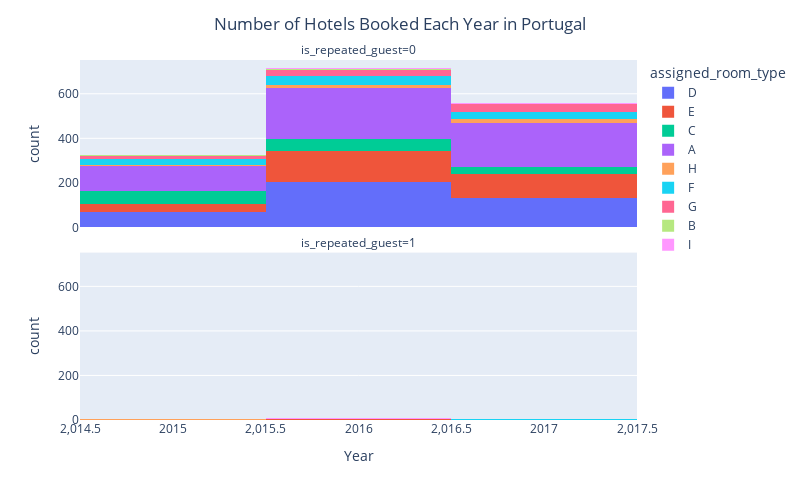

This figure's notebook cell:
### Code cell
fig = px.histogram(DF_analysis_masked,
                  x='arrival_date_year',
                  color='assigned_room_type',
                  facet_col='is_repeated_guest',
                  facet_col_wrap=1)

fig.update_layout(title='Number of Hotels Booked Each Year in Portugal',
                  title_x=0.5,
                  xaxis_title="Year",
                  autosize=False,
                  width=800,
                  height=500)
fig.show()

### Figure 1 — Plotly figure (JSON) as saved in the notebook; plotly's stock layout.template omitted (floating-point values rounded to 4 significant figures; data arrays with more than 128 entries replaced by an {"elided": "..."} marker saying what was removed)
{"data": [{"alignmentgroup": "True", "bingroup": "x", "hovertemplate": "assigned_room_type=D<br>is_repeated_guest=0<br>arrival_date_year=%{x}<br>count=%{y}<extra></extra>", "legendgroup": "D", "marker": {"color": "#636efa", "pattern": {"shape": ""}}, "name": "D", "offsetgroup": "D", "orientation": "v", "showlegend": true, "type": "histogram", "x": {"elided": "409 int values"}, "xaxis": "x2", "yaxis": "y2"}, {"alignmentgroup": "True", "bingroup": "x", "hovertemplate": "assigned_room_type=D<br>is_repeated_guest=1<br>arrival_date_year=%{x}<br>count=%{y}<extra></extra>", "legendgroup": "D", "marker": {"color": "#636efa", "pattern": {"shape": ""}}, "name": "D", "offsetgroup": "D", "orientation": "v", "showlegend": false, "type": "histogram", "x": [2016, 2016], "xaxis": "x", "yaxis": "y"}, {"alignmentgroup": "True", "bingroup": "x", "hovertemplate": "assigned_room_type=E<br>is_repeated_guest=0<br>arrival_date_year=%{x}<br>count=%{y}<extra></extra>", "legendgroup": "E", "marker": {"color": "#EF553B", "pattern": {"shape": ""}}, "name": "E", "offsetgroup": "E", "orientation": "v", "showlegend": true, "type": "histogram", "x": {"elided": "279 int values"}, "xaxis": "x2", "yaxis": "y2"}, {"alignmentgroup": "True", "bingroup": "x", "hovertemplate": "assigned_room_type=E<br>is_repeated_guest=1<br>arrival_date_year=%{x}<br>count=%{y}<extra></extra>", "legendgroup": "E", "marker": {"color": "#EF553B", "pattern": {"shape": ""}}, "name": "E", "offsetgroup": "E", "orientation": "v", "showlegend": false, "type": "histogram", "x": [2016, 2016, 2017], "xaxis": "x", "yaxis": "y"}, {"alignmentgroup": "True", "bingroup": "x", "hovertemplate": "assigned_room_type=C<br>is_repeated_guest=0<br>arrival_date_year=%{x}<br>count=%{y}<extra></extra>", "legendgroup": "C", "marker": {"color": "#00cc96", "pattern": {"shape": ""}}, "name": "C", "offsetgroup": "C", "orientation": "v", "showlegend": true, "type": "histogram", "x": {"elided": "145 int values"}, "xaxis": "x2", "yaxis": "y2"}, {"alignmentgroup": "True", "bingroup": "x", "hovertemplate": "assigned_room_type=C<br>is_repeated_guest=1<br>arrival_date_year=%{x}<br>count=%{y}<extra></extra>", "legendgroup": "C", "marker": {"color": "#00cc96", "pattern": {"shape": ""}}, "name": "C", "offsetgroup": "C", "orientation": "v", "showlegend": false, "type": "histogram", "x": [2015], "xaxis": "x", "yaxis": "y"}, {"alignmentgroup": "True", "bingroup": "x", "hovertemplate": "assigned_room_type=A<br>is_repeated_guest=0<br>arrival_date_year=%{x}<br>count=%{y}<extra></extra>", "legendgroup": "A", "marker": {"color": "#ab63fa", "pattern": {"shape": ""}}, "name": "A", "offsetgroup": "A", "orientation": "v", "showlegend": true, "type": "histogram", "x": {"elided": "537 int values"}, "xaxis": "x2", "yaxis": "y2"}, {"alignmentgroup": "True", "bingroup": "x", "hovertemplate": "assigned_room_type=A<br>is_repeated_guest=1<br>arrival_date_year=%{x}<br>count=%{y}<extra></extra>", "legendgroup": "A", "marker": {"color": "#ab63fa", "pattern": {"shape": ""}}, "name": "A", "offsetgroup": "A", "orientation": "v", "showlegend": false, "type": "histogram", "x": [2015, 2016, 2017], "xaxis": "x", "yaxis": "y"}, {"alignmentgroup": "True", "bingroup": "x", "hovertemplate": "assigned_room_type=H<br>is_repeated_guest=0<br>arrival_date_year=%{x}<br>count=%{y}<extra></extra>", "legendgroup": "H", "marker": {"color": "#FFA15A", "pattern": {"shape": ""}}, "name": "H", "offsetgroup": "H", "orientation": "v", "showlegend": true, "type": "histogram", "x": [2015, 2015, 2015, 2015, 2015, 2015, 2016, 2016, 2016, 2016, 2016, 2016, 2016, 2016, 2016, 2016, 2016, 2016, 2016, 2017, 2017, 2017, 2017, 2017, 2017, 2017, 2017, 2017, 2017, 2017, 2017, 2017, 2017, 2017, 2017, 2017, 2017, 2017], "xaxis": "x2", "yaxis": "y2"}, {"alignmentgroup": "True", "bingroup": "x", "hovertemplate": "assigned_room_type=H<br>is_repeated_guest=1<br>arrival_date_year=%{x}<br>count=%{y}<extra></extra>", "legendgroup": "H", "marker": {"color": "#FFA15A", "pattern": {"shape": ""}}, "name": "H", "offsetgroup": "H", "orientation": "v", "showlegend": false, "type": "histogram", "x": [2015], "xaxis": "x", "yaxis": "y"}, {"alignmentgroup": "True", "bingroup": "x", "hovertemplate": "assigned_room_type=F<br>is_repeated_guest=0<br>arrival_date_year=%{x}<br>count=%{y}<extra></extra>", "legendgroup": "F", "marker": {"color": "#19d3f3", "pattern": {"shape": ""}}, "name": "F", "offsetgroup": "F", "orientation": "v", "showlegend": true, "type": "histogram", "x": [2015, 2015, 2015, 2015, 2015, 2015, 2015, 2015, 2015, 2015, 2015, 2015, 2015, 2015, 2015, 2015, 2015, 2015, 2015, 2015, 2015, 2015, 2015, 2016, 2016, 2016, 2016, 2016, 2016, 2016, 2016, 2016, 2016, 2016, 2016, 2016, 2016, 2016, 2016, 2016, 2016, 2016, 2016, 2016, 2016, 2016, 2016, 2016, 2016, 2016, 2016, 2016, 2016, 2016, 2016, 2016, 2016, 2016, 2016, 2016, 2016, 2016, 2016, 2017, 2017, 2017, 2017, 2017, 2017, 2017, 2017, 2017, 2017, 2017, 2017, 2017, 2017, 2017, 2017, 2017, 2017, 2017, 2017, 2017, 2017, 2017, 2017, 2017, 2017, 2017, 2017, 2017, 2017], "xaxis": "x2", "yaxis": "y2"}, {"alignmentgroup": "True", "bingroup": "x", "hovertemplate": "assigned_room_type=F<br>is_repeated_guest=1<br>arrival_date_year=%{x}<br>count=%{y}<extra></extra>", "legendgroup": "F", "marker": {"color": "#19d3f3", "pattern": {"shape": ""}}, "name": "F", "offsetgroup": "F", "orientation": "v", "showlegend": false, "type": "histogram", "x": [2017, 2017, 2017], "xaxis": "x", "yaxis": "y"}, {"alignmentgroup": "True", "bingroup": "x", "hovertemplate": "assigned_room_type=G<br>is_repeated_guest=0<br>arrival_date_year=%{x}<br>count=%{y}<extra></extra>", "legendgroup": "G", "marker": {"color": "#FF6692", "pattern": {"shape": ""}}, "name": "G", "offsetgroup": "G", "orientation": "v", "showlegend": true, "type": "histogram", "x": [2015, 2015, 2015, 2015, 2015, 2015, 2015, 2015, 2015, 2015, 2015, 2015, 2015, 2015, 2016, 2016, 2016, 2016, 2016, 2016, 2016, 2016, 2016, 2016, 2016, 2016, 2016, 2016, 2016, 2016, 2016, 2016, 2016, 2016, 2016, 2016, 2016, 2016, 2016, 2016, 2016, 2016, 2016, 2017, 2017, 2017, 2017, 2017, 2017, 2017, 2017, 2017, 2017, 2017, 2017, 2017, 2017, 2017, 2017, 2017, 2017, 2017, 2017, 2017, 2017, 2017, 2017, 2017, 2017, 2017, 2017, 2017, 2017, 2017, 2017, 2017, 2017, 2017], "xaxis": "x2", "yaxis": "y2"}, {"alignmentgroup": "True", "bingroup": "x", "hovertemplate": "assigned_room_type=G<br>is_repeated_guest=1<br>arrival_date_year=%{x}<br>count=%{y}<extra></extra>", "legendgroup": "G", "marker": {"color": "#FF6692", "pattern": {"shape": ""}}, "name": "G", "offsetgroup": "G", "orientation": "v", "showlegend": false, "type": "histogram", "x": [2016], "xaxis": "x", "yaxis": "y"}, {"alignmentgroup": "True", "bingroup": "x", "hovertemplate": "assigned_room_type=B<br>is_repeated_guest=0<br>arrival_date_year=%{x}<br>count=%{y}<extra></extra>", "legendgroup": "B", "marker": {"color": "#B6E880", "pattern": {"shape": ""}}, "name": "B", "offsetgroup": "B", "orientation": "v", "showlegend": true, "type": "histogram", "x": [2015, 2015, 2015, 2015, 2016, 2016, 2016, 2016, 2016, 2017], "xaxis": "x2", "yaxis": "y2"}, {"alignmentgroup": "True", "bingroup": "x", "hovertemplate": "assigned_room_type=I<br>is_repeated_guest=0<br>arrival_date_year=%{x}<br>count=%{y}<extra></extra>", "legendgroup": "I", "marker": {"color": "#FF97FF", "pattern": {"shape": ""}}, "name": "I", "offsetgroup": "I", "orientation": "v", "showlegend": true, "type": "histogram", "x": [2016, 2016, 2017, 2017, 2017, 2017], "xaxis": "x2", "yaxis": "y2"}, {"alignmentgroup": "True", "bingroup": "x", "hovertemplate": "assigned_room_type=I<br>is_repeated_guest=1<br>arrival_date_year=%{x}<br>count=%{y}<extra></extra>", "legendgroup": "I", "marker": {"color": "#FF97FF", "pattern": {"shape": ""}}, "name": "I", "offsetgroup": "I", "orientation": "v", "showlegend": false, "type": "histogram", "x": [2016, 2016], "xaxis": "x", "yaxis": "y"}], "layout": {"annotations": [{"font": {}, "showarrow": false, "text": "is_repeated_guest=1", "x": 0.5, "xanchor": "center", "xref": "paper", "y": 0.465, "yanchor": "bottom", "yref": "paper"}, {"font": {}, "showarrow": false, "text": "is_repeated_guest=0", "x": 0.5, "xanchor": "center", "xref": "paper", "y": 1.0, "yanchor": "bottom", "yref": "paper"}], "autosize": false, "barmode": "relative", "height": 500, "legend": {"title": {"text": "assigned_room_type"}, "tracegroupgap": 0}, "margin": {"t": 60}, "title": {"text": "Number of Hotels Booked Each Year in Portugal", "x": 0.5}, "width": 800, "xaxis": {"anchor": "y", "autorange": true, "domain": [0, 1], "range": [2014.0, 2018.0], "title": {"text": "Year"}, "type": "linear"}, "xaxis2": {"anchor": "y2", "autorange": true, "domain": [0, 1], "matches": "x", "range": [2014.0, 2018.0], "showticklabels": false, "type": "linear"}, "yaxis": {"anchor": "x", "autorange": true, "domain": [0, 0.465], "range": [0, 751.6], "title": {"text": "count"}}, "yaxis2": {"anchor": "x2", "autorange": true, "domain": [0.535, 1.0], "matches": "y", "range": [0, 751.6], "title": {"text": "count"}}}}
